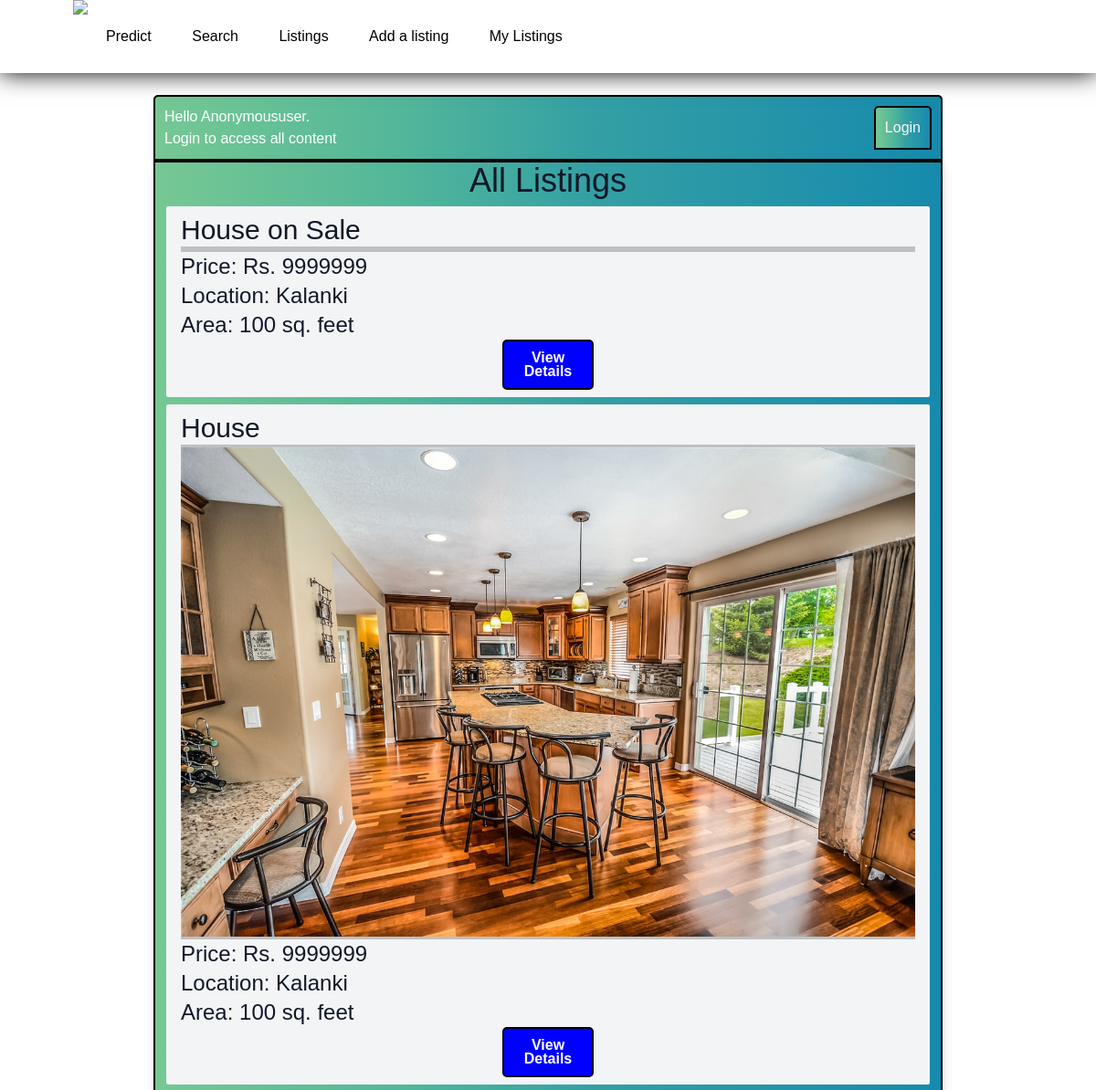
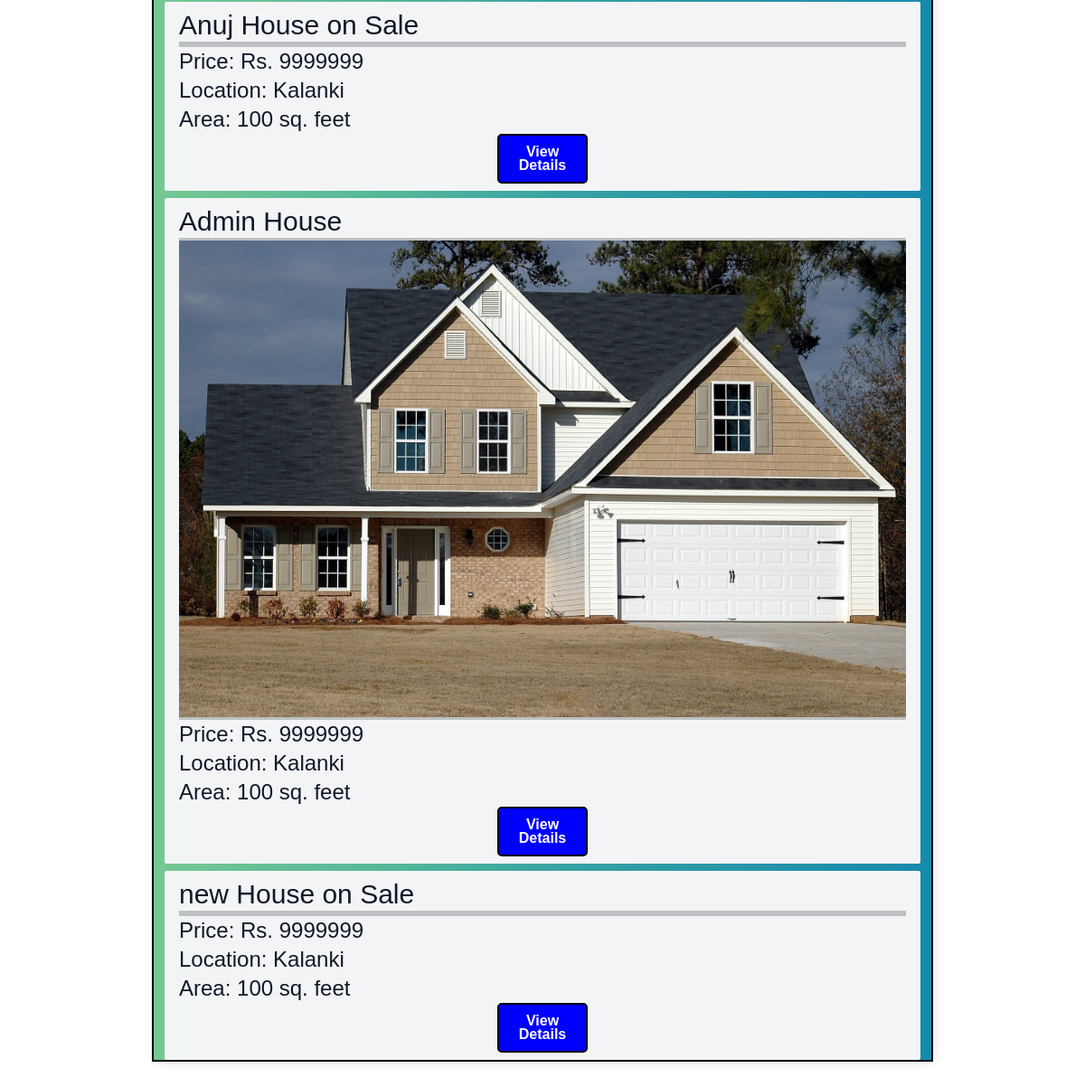
The app's page /, older data (2 pictures, top to bottom).
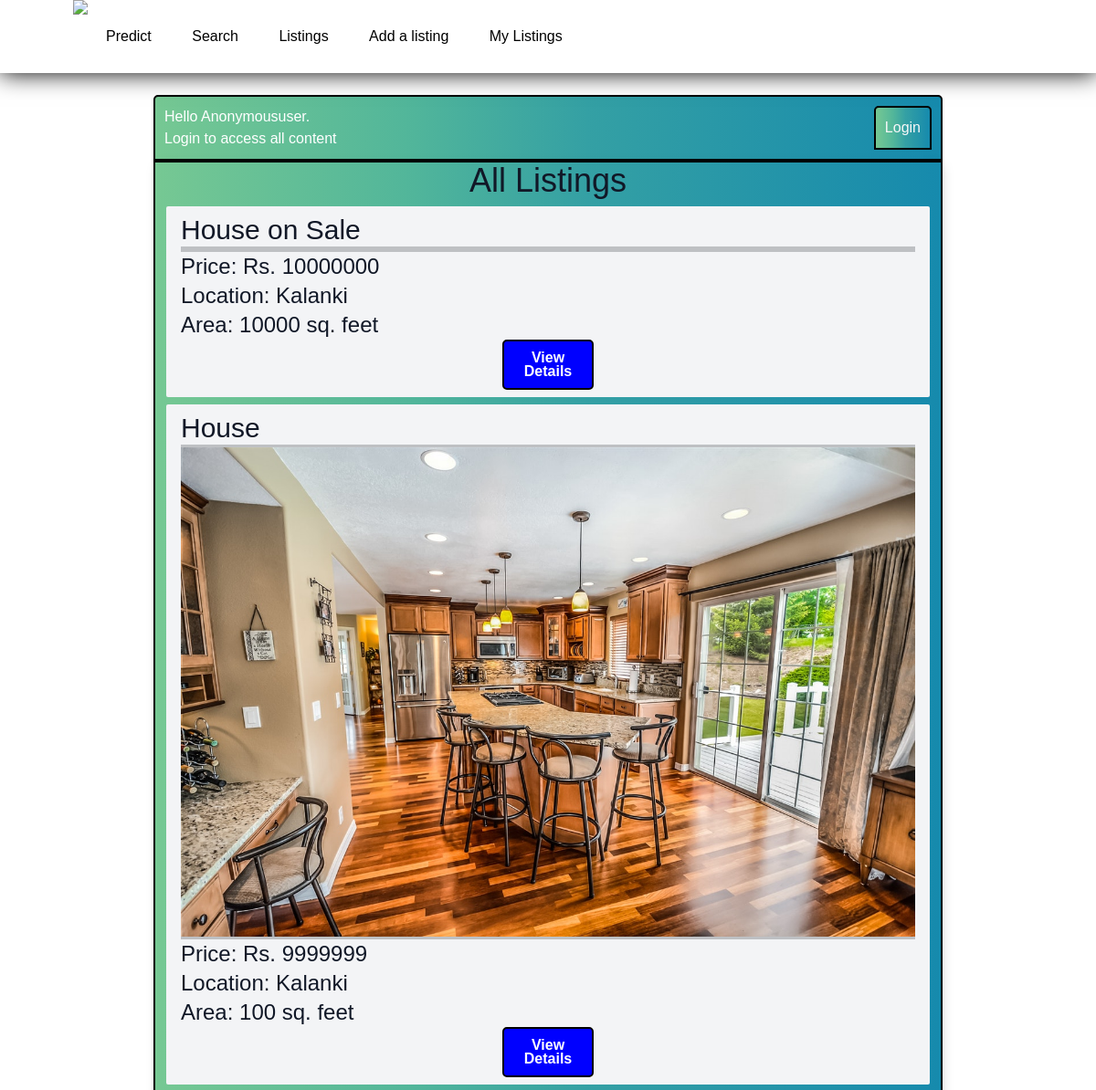
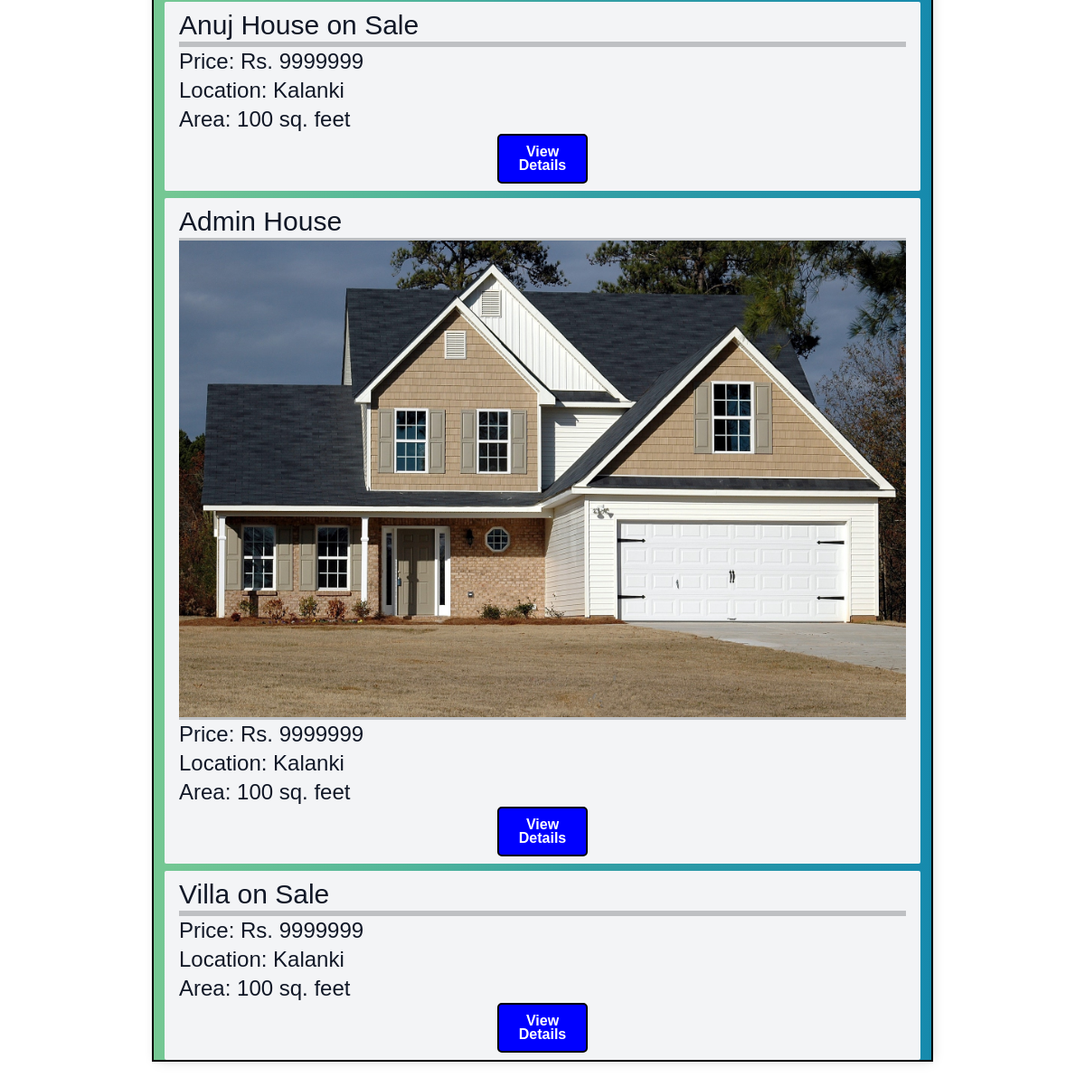
The same page, newer data (2 pictures, top to bottom).
### listings/models.py (models this page shows, shortened)
class Listing(models.Model):
    Title = models.CharField(max_length=30, default='House on Sale')
    Owner = models.CharField(max_length=30, default='Anuj')
    Age = models.IntegerField(default=10)
    slug = models.CharField(max_length=100, null=True, blank=True)
    Location = models.CharField(max_length=30, default='Kalanki')
    City = models.CharField(max_length=30, default='Kathmandu')
    Price = models.IntegerField(default=9999999)
    Bedroom = models.IntegerField(default=1)
    Bathroom = models.IntegerField(default=1)
    Floors = models.IntegerField(default=1)
    Parking = models.IntegerField(default=1)
    Face = models.CharField(max_length=30, default="East")
    Area = models.IntegerField(default=100)
    Road_Width = models.IntegerField(default=0)
    Road_Type = models.CharField(max_length=30, default="Concrete")
    Build_Area = models.IntegerField(default=100)
    Amenities = models.CharField(max_length=30, default="Bathroom")
    Contact_number = models.IntegerField(default=9845654321)
    Contact_mail = models.EmailField(max_length=30, default='admin@gmail.com')
    Image = models.ImageField(max_length = 254)
    user = models.ForeignKey(User, on_delete=models.SET_NULL,null=True)
    is_sold = models.BooleanField(default=False)
    Description = models.CharField(max_length=1000, default="Please describe your estate here. You may also justify the price of your estate here.")
    likes = models.ManyToManyField(User, related_name='estate')

### listings/views.py (the view)
# urls.py: path('', listing_list, name='listing_list'),
def listing_list(request):
    listings = Listing.objects.all()
    context = {
        "listings" : listings
    }
    return render(request, "listings.html", context)

### templates/listings.html (shortened to what this page needs)
<!DOCTYPE html>
<html lang="en">
<head>
    <script src="https://cdn.tailwindcss.com"></script>
    <link href="https://cdn.jsdelivr.net/npm/bootstrap@5.2.0-beta1/dist/css/bootstrap.min.css" rel="stylesheet"
>
</head>
<body>
  <header>
    <a href="/"><img src="https://png.pngtree.com/template/20190217/ourmid/pngtree-real-estate-logohome-logohouse-logosimple-design-image_56618.jpg"></a>
    <nav>
        <ul>
        <li>
        <a href="{% url 'prediction' %}">Predict</a>
        </li>
        <li>
        <a href="{% url 'listing_search' %}">Search</a>
        </li>
        <li>
        <a href="{% url 'listing_list' %}">Listings</a>
        </li>
        <li>
        <a href="{% url 'listing_create' %}">Add a listing</a>
        </li>
        <li>
        <a href="{% url 'user_specific_listings' %}">My Listings</a>
        </li>
    </ul>
    </nav>
    </header>
    <div class="mx-auto max-w-5xl px-20 py-4">
    <div class="header-bar">
        <div>
            Hello {{request.user|title}}.
            {% if not request.user.is_authenticated %}
            <br>Login to access all content
            {% endif %}
        </div>
        <div class="header-bar">
            {% if request.user.is_authenticated %}
            <a href="{% url 'logout' %}"> Logout </a>
            {%else%}
            <a href="{% url 'login' %}"> Login </a>
            {%endif%}
        </div>
    </div>
    <div class="container">
        <center><h1 class="text-4xl text-gray-900">All Listings</h1></center>
        {% for listing in listings %}
        <div class="mt-2 px-3 py-2 bg-gray-100 rounded-sm">
            <h3 class="text-3xl text-gray-900">{{ listing.Title }}</h3><hr><hr><hr>
            {% if listing.Image %}
            <img src="{{ listing.Image.url }}" alt="">
            {% endif %}
            <hr><hr><hr><h2 class="text-2xl text-gray-900">Price: Rs. {{listing.Price}}</h2>
            <div class="text-2xl text-gray-900">Location: {{listing.Location}}</div>
            <p class="text-2xl text-gray-900">Area: {{listing.Area}} sq. feet</p>
            <center><a href="/listings/{{ listing.slug }}/" class="button">View Details</a></center>
        </div>
        {% endfor %}
    </div>
</body>
</html>

Row changes from the older to the newer data that the page shows:
changed Listing "House on Sale": Price "9999999" → "10000000"; Area "100" → "10000"
changed Listing: Title "new House on Sale" → "Villa on Sale"
